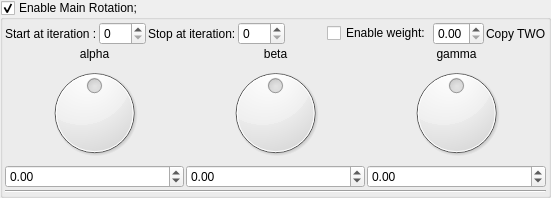
    <widget class="MyGroupBox" name="groupCheck_mandelbulb5_main_rotation2_enabled">
     <property name="title">
      <string>Enable Main Rotation; </string>
     </property>
     <property name="checkable">
      <bool>true</bool>
     </property>
     <layout class="QVBoxLayout" name="verticalLayout_15" stretch="0,0,0">
      <property name="spacing">
       <number>2</number>
      </property>
      <property name="leftMargin">
       <number>2</number>
      </property>
      <property name="topMargin">
       <number>2</number>
      </property>
      <property name="rightMargin">
       <number>2</number>
      </property>
      <property name="bottomMargin">
       <number>2</number>
      </property>
      <item>
       <layout class="QGridLayout" name="gridLayout_20">
        <item row="0" column="7">
         <widget class="QLabel" name="label_114">
          <property name="text">
           <string>Copy TWO</string>
          </property>
         </widget>
        </item>
        <item row="0" column="2">
         <widget class="QLabel" name="label_31">
          <property name="text">
           <string>Stop at iteration:</string>
          </property>
         </widget>
        </item>
        <item row="0" column="3">
         <widget class="MySpinBox" name="spinboxInt_mandelbulb5_main_rotation2_stop_iterations">
          <property name="sizePolicy">
           <sizepolicy hsizetype="Minimum" vsizetype="Maximum">
            <horstretch>0</horstretch>
            <verstretch>0</verstretch>
           </sizepolicy>
          </property>
          <property name="maximum">
           <number>250</number>
          </property>
         </widget>
        </item>
        <item row="0" column="1">
         <widget class="MySpinBox" name="spinboxInt_mandelbulb5_main_rotation2_start_iterations">
          <property name="sizePolicy">
           <sizepolicy hsizetype="Minimum" vsizetype="Maximum">
            <horstretch>0</horstretch>
            <verstretch>0</verstretch>
           </sizepolicy>
          </property>
          <property name="maximum">
           <number>250</number>
          </property>
         </widget>
        </item>
        <item row="0" column="5">
         <widget class="QCheckBox" name="checkBox_mandelbulb5_main_rotation2_weight_enabled">
          <property name="text">
           <string>Enable weight:</string>
          </property>
         </widget>
        </item>
        <item row="0" column="0">
         <widget class="QLabel" name="label_30">
          <property name="text">
           <string>Start at iteration :</string>
          </property>
         </widget>
        </item>
        <item row="0" column="6">
         <widget class="MyDoubleSpinBox" name="spinbox_mandelbulb5_main_rotation2_weight">
          <property name="sizePolicy">
           <sizepolicy hsizetype="Minimum" vsizetype="Maximum">
            <horstretch>0</horstretch>
            <verstretch>0</verstretch>
           </sizepolicy>
          </property>
          <property name="decimals">
           <number>2</number>
          </property>
          <property name="minimum">
           <double>0.000000000000000</double>
          </property>
          <property name="maximum">
           <double>1.000000000000000</double>
          </property>
          <property name="singleStep">
           <double>0.100000000000000</double>
          </property>
         </widget>
        </item>
        <item row="0" column="4">
         <spacer name="horizontalSpacer_11">
          <property name="orientation">
           <enum>Qt::Horizontal</enum>
          </property>
          <property name="sizeHint" stdset="0">
           <size>
            <width>40</width>
            <height>20</height>
           </size>
          </property>
         </spacer>
        </item>
       </layout>
      </item>
      <item>
       <layout class="QGridLayout" name="gridLayout_21">
        <property name="spacing">
         <number>2</number>
        </property>
        <item row="2" column="2">
         <widget class="MyDoubleSpinBox" name="spinboxd3_mandelbulb5_main_rotation2_z">
          <property name="sizePolicy">
           <sizepolicy hsizetype="Minimum" vsizetype="Maximum">
            <horstretch>0</horstretch>
            <verstretch>0</verstretch>
           </sizepolicy>
          </property>
          <property name="prefix">
           <string/>
          </property>
          <property name="suffix">
           <string/>
          </property>
          <property name="decimals">
           <number>2</number>
          </property>
          <property name="minimum">
           <double>-180.000000000000000</double>
          </property>
          <property name="maximum">
           <double>180.000000000000000</double>
          </property>
          <property name="singleStep">
           <double>1.000000000000000</double>
          </property>
         </widget>
        </item>
        <item row="0" column="2">
         <widget class="QLabel" name="label_40">
          <property name="text">
           <string>gamma</string>
          </property>
          <property name="alignment">
           <set>Qt::AlignCenter</set>
          </property>
         </widget>
        </item>
        <item row="0" column="1">
         <widget class="QLabel" name="label_41">
          <property name="text">
           <string>beta</string>
          </property>
          <property name="alignment">
           <set>Qt::AlignCenter</set>
          </property>
         </widget>
        </item>
        <item row="0" column="0">
         <widget class="QLabel" name="label_42">
          <property name="text">
           <string>alpha</string>
          </property>
          <property name="alignment">
           <set>Qt::AlignCenter</set>
          </property>
         </widget>
        </item>
        <item row="1" column="1">
         <widget class="QDial" name="dial3_mandelbulb5_main_rotation2_y">
          <property name="minimum">
           <number>-18000</number>
          </property>
          <property name="maximum">
           <number>18000</number>
          </property>
          <property name="wrapping">
           <bool>true</bool>
          </property>
         </widget>
        </item>
        <item row="1" column="2">
         <widget class="QDial" name="dial3_mandelbulb5_main_rotation2_z">
          <property name="minimum">
           <number>-18000</number>
          </property>
          <property name="maximum">
           <number>18000</number>
          </property>
          <property name="wrapping">
           <bool>true</bool>
          </property>
         </widget>
        </item>
        <item row="2" column="0">
         <widget class="MyDoubleSpinBox" name="spinboxd3_mandelbulb5_main_rotation2_x">
          <property name="sizePolicy">
           <sizepolicy hsizetype="Minimum" vsizetype="Maximum">
            <horstretch>0</horstretch>
            <verstretch>0</verstretch>
           </sizepolicy>
          </property>
          <property name="prefix">
           <string/>
          </property>
          <property name="suffix">
           <string/>
          </property>
          <property name="decimals">
           <number>2</number>
          </property>
          <property name="minimum">
           <double>-180.000000000000000</double>
          </property>
          <property name="maximum">
           <double>180.000000000000000</double>
          </property>
          <property name="singleStep">
           <double>1.000000000000000</double>
          </property>
         </widget>
        </item>
        <item row="1" column="0">
         <widget class="QDial" name="dial3_mandelbulb5_main_rotation2_x">
          <property name="minimum">
           <number>-18000</number>
          </property>
          <property name="maximum">
           <number>18000</number>
          </property>
          <property name="wrapping">
           <bool>true</bool>
          </property>
         </widget>
        </item>
        <item row="2" column="1">
         <widget class="MyDoubleSpinBox" name="spinboxd3_mandelbulb5_main_rotation2_y">
          <property name="sizePolicy">
           <sizepolicy hsizetype="Minimum" vsizetype="Maximum">
            <horstretch>0</horstretch>
            <verstretch>0</verstretch>
           </sizepolicy>
          </property>
          <property name="prefix">
           <string/>
          </property>
          <property name="suffix">
           <string/>
          </property>
          <property name="decimals">
           <number>2</number>
          </property>
          <property name="minimum">
           <double>-180.000000000000000</double>
          </property>
          <property name="maximum">
           <double>180.000000000000000</double>
          </property>
          <property name="singleStep">
           <double>1.000000000000000</double>
          </property>
         </widget>
        </item>
       </layout>
      </item>
      <item>
       <widget class="Line" name="line_14">
        <property name="orientation">
         <enum>Qt::Horizontal</enum>
        </property>
       </widget>
      </item>
     </layout>
    </widget>
